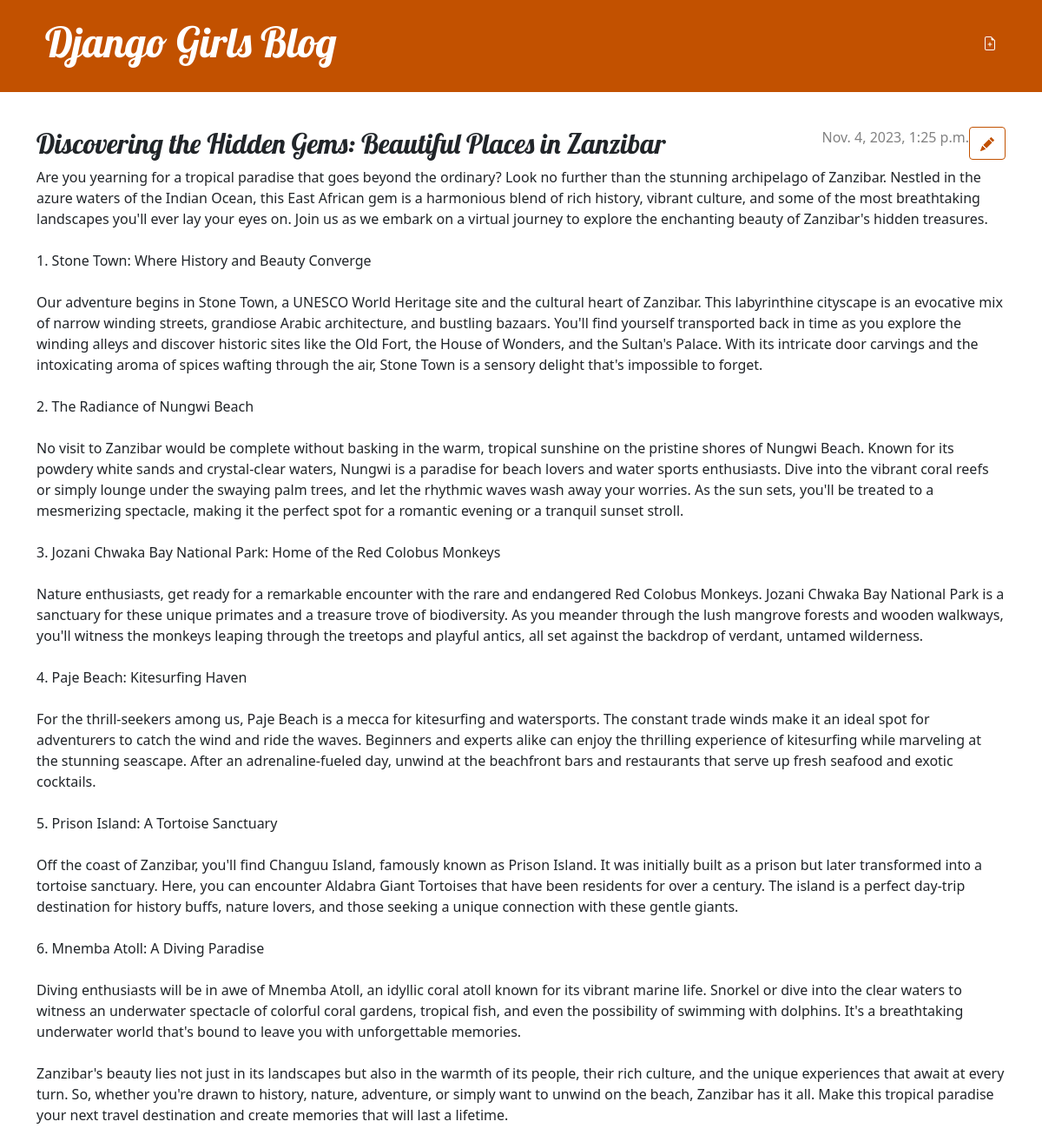
The app's page /post/4/ with its own data.
### blog/models.py (models this page shows, shortened)
class Post(models.Model):
    author = models.ForeignKey(settings.AUTH_USER_MODEL, on_delete=models.CASCADE)
    title = models.CharField(max_length=200)
    text = models.TextField()
    created_date = models.DateTimeField(default=timezone.now)
    published_date = models.DateTimeField(blank=True, null=True)

### blog/views.py (the view)
# urls.py: path("post/<int:pk>/", views.post_detail, name="post_detail"),
def post_detail(request, pk):
    post = get_object_or_404(Post, pk=pk)
    return render(request, "blog/post_detail.html", {"post": post})

### blog/templates/blog/post_detail.html (shortened to what this page needs)
{% extends 'blog/base.html' %}
{% block content %}
    <article class="post">
        <aside class="actions">
            <a class="btn btn-secondary" href="{% url 'post_edit' pk=post.pk %}">
            </a>
        </aside>
        {% if post.published_date %}
            <time class="date">
                {{ post.published_date }}
            </time>
        {% endif %}
        <h2>{{ post.title }}</h2>
        <p>{{ post.text|linebreaksbr }}</p>
    </article>
{% endblock %}

### blog/static/css/blog.css (style rules this page uses)
h1, h2, h3, h4 { font-family: 'Lobster', cursive; }
.date { color: #828282; }
.post { margin-bottom: 70px; }
.post > .date, .post > .actions { float: right; }
.btn-secondary, .btn-secondary:visited { color: #C25100; background: none; border-color: #C25100; }

### records on screen
Post: published_date "Nov. 4, 2023, 1:25 p.m.", title "Discovering the Hidden Gems: Beautiful Places in Zanzibar", text "Are you yearning for a tropical paradise that goes beyond the ordinary? Look no further than the stunning archipelago of Zanzibar. Nestled in the azure waters of the Indian Ocean, this East African gem is a harmonious blend of rich history, vibrant culture, and some of the most breathtaking landscapes you'll ever lay your eyes on. Join us as we embark on a virtual journey to explore the enchanting beauty of Zanzibar's hidden treasures. 1. Stone Town: Where History and Beauty Converge Our adventure begins in Stone Town, a UNESCO World Heritage site and the cultural heart of Zanzibar. This labyrinthine cityscape is an evocative mix of narrow winding streets, grandiose Arabic architecture, and…"
